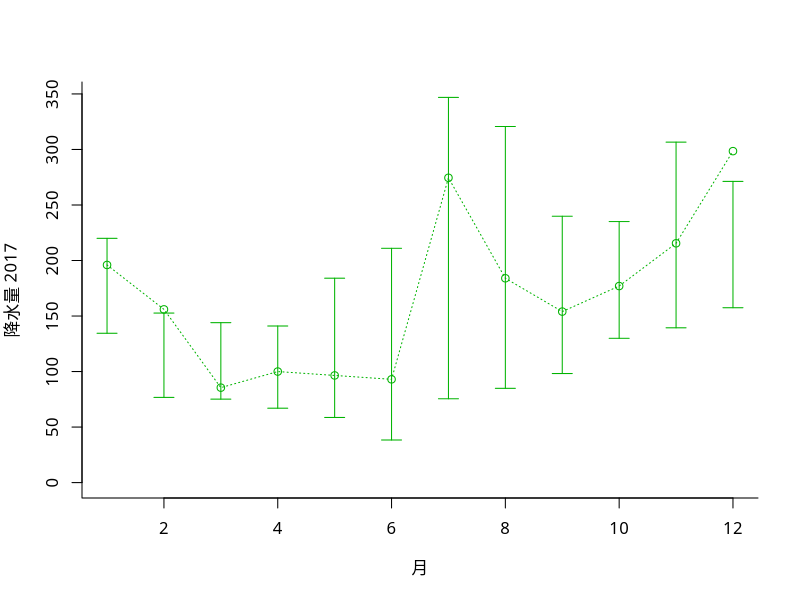

Reproduce this figure in R.
# データ読み込み ファイル名指定
f <-
  read.table(
    './data_sakata.csv',
    sep = ",",
    skip = 1,
    header = F,
    fileEncoding = "Shift_JIS",
    stringsAsFactors = F
  )

# 今回は全部酒田のデータなので， 1行目の「酒田」はじゃま。
f <- f[-1, ]

# 「(℃)」「(mm)」「の平均」「の合計」削除
removeCharFromTitle1 <- function(string) {
  return(gsub("(\\(.+\\))|(の.+)", "", string))
}

removeCharFromTitle2 <- function(string) {
  return(gsub("(情報)|(番号)", "", string))
}

# 各列の1行目_2行目
makeColumnName <- function(dfCol) {
  retCol = removeCharFromTitle1(dfCol[1])
  if (dfCol[2] != "") {
    retCol = paste(retCol, removeCharFromTitle2(dfCol[2]), sep = "_")
  }
  return(retCol)
}
# タイトルに設定
colnames(f) <- apply(f, 2, makeColumnName)

# 1((平均気温だの),2(均質情報だの)行目削除
f <- f[-1:-2, ]

# 「年/月」を，その月の1日の日付型に。
f[, 1] <- as.Date(paste(f[, 1], "/1", sep = ""))


# "年/月" の月の部分，"month"の列にfactor型で
# まず月の部分取り出す
monthLabel <- function(x) {
  return(format(x, "%m"))
}

f$month <- as.factor(sapply(f$年月, monthLabel))

# 「_」でつないだとこ（品質情報，均質番号，現象なし）はfactor型に
# 「_」でつないだ列を返す関数作ってとりあえず泥臭く for で回す
combinedColumn <- function(df) {
  return(grepl(".+_.+", colnames(df)))
}

for (i in which(combinedColumn(f))) {
  f[, i] <- as.factor(f[, i])
}

# 「平均気温」「日最高気温」「降水量」などのデータ部分は numeric型に変換
# (colnames が「年月」「month」以外で，しかも「_」ない)の列
dataColumn <- function(df) {
  dataFlag1 = !grepl("(.+_.+)", colnames(df))
  dataFlag2 = !grepl("(年月)|(month)", colnames(df))
  return(as.logical(dataFlag1 * dataFlag2))
}

for (i in which(dataColumn(f))) {
  f[, i] <- as.numeric(f[, i])
}

# 項目名
colnames(f)[dataColumn(f)]

# ついでに年月の範囲
paste(format(min(f$年月), "%Y/%m"), format(max(f$年月), "%Y/%m"), sep = " 〜 ")

#par(family="HiraKakuPro-W3", bty="l", lty=1)
#hist(f$平均気温)

# avrTempByMonth1 <- aggregate(x=f[c("平均気温")], by=list(f$month), FUN=mean)
# avrTempByMonth <- avrTempByMonth1$平均気温
# names(avrTempByMonth) <- avrTempByMonth1$Group.1
# avrTempByMonth <- tapply(f$平均気温, f$month, mean)
# barplot(avrTempByMonth)
# varTempByMonth1 <- tapply(f$平均気温, f$month, sd)
# bp <- barplot(avrTempByMonth, ylim = c(0, max(avrTempByMonth + varTempByMonth1)))
#
# arrows(bp, avrTempByMonth - varTempByMonth1, bp, avrTempByMonth + varTempByMonth1, code = 3, lwd = 1, angle = 90, length = 0.1)

# f2018 <- subset(f, grepl("2018", format(f$年月, "%Y")))
# plot(f2018[,c("month","平均気温")], type="o", ylim=c(-10,35), col=rgb(0,0.7,0), pch=1, xlab="月", ylab="気温")
# arrows(c(1:12), avrTempByMonth - varTempByMonth1, c(1:12), avrTempByMonth + varTempByMonth1, code = 3, lwd = 1, angle = 90, length = 0.1, ylim=c(-10,35), lty=1, col=rgb(0,0.7,0))

# 最大値の次から12までの連続値
paddingString <- function(numVec) {
  addingMonthNum <- (max(numVec) + 1):12
# 0 paddingした文字列に変換したvector
  addingMonthString <- sprintf("%02d", addingMonthNum)
  return(addingMonthString)
}

# まだ来てない月の分，項目としては作っておく
notYetMonthVec <- function(yearDF) {
  itemDF <- yearDF[, c("month")]
# 12月までない場合に，付け足す分のvectorを返す
  if (length(itemDF) < 12) {
    itemDFWithNumMonth <- as.numeric(itemDF)
    notYetMonthStringVec <- paddingString(itemDFWithNumMonth)
    return(notYetMonthStringVec)
  } else {
    return(c())
  }
}

# 特定の項目のデータ
pickData <- function(df, itemName) {
  return(df[, c("month", itemName)])
}

# 付け足す分
addRestMonth <- function(monthDataDF, paddinfStringsVec) {
  for (i in paddinfStringsVec) {
    monthDataDF <- rbind(monthDataDF, c(i, ""))
  }
  return(monthDataDF)
}

plotYear <- function(yearDF, itemName) {
# その年の，ある項目のデータ
  yearDFForPlotTmp <- pickData(yearDF, itemName)
# 今年だと，まだ来てない月のデータがない。その分の月を追加してグラフの描画に合わせる
  yearDFForPlot <-
    addRestMonth(yearDFForPlotTmp, notYetMonthVec(yearDF))
  return(yearDFForPlot)
}

# 特定の年のデータ
getYearDF <- function(jmaDF, pickedYear) {
  yearDF <- subset(jmaDF, grepl(pickedYear, format(jmaDF$年月, "%Y")))
  #str(yearDF)
  return(yearDF)
}

getSDBar <- function(jmaDF, itemName) {
  avrByMonth <- tapply(jmaDF[, c(itemName)], jmaDF$month, mean)
  sdByMonth <- tapply(jmaDF[, c(itemName)], jmaDF$month, sd)
  resultSDVec <- list(avrByMonth, sdByMonth)
  names(resultSDVec) <- c("avr", "sd")
  return(resultSDVec)
}

# プロット用データ データフレーム と年と項目名
plotDotLine <- function(df, year, itemName) {
# ある年のある項目のデータ
  resultDF <- plotYear(getYearDF(df, year), itemName)
# その項目の，今までの平均値と標準偏差
  resultSD <- getSDBar(df, itemName)
# その年の，項目の数字の最大値・最小値(欠損値除く)
  yDataMin <- min(as.numeric(resultDF[, 2]), na.rm = T)
  yDataMax <- max(as.numeric(resultDF[, 2]), na.rm = T)
# 平均値+標準偏差の最大値
  ySDMin <- min(resultSD$avr - resultSD$sd, na.rm = T)
  # 平均値-標準偏差の最小値
  ySDMax <- max(resultSD$avr + resultSD$sd, na.rm = T)

# その年のと平均値〜と，どっちか大きい/小さい方(ただし最小値は0含む)
  yMin <- min(yDataMin, ySDMin, 0)
  yMax <- max(yDataMax, ySDMax)
  resultVec <- list(data=resultDF[,2], avr=resultSD$avr, sd=resultSD$sd, ylim=c(yMin, yMax), axtxt=paste(itemName, year))
  return(resultVec)
}


# example 〜〜年の「〜〜」のデータと，今までの標準偏差プロット
# まずデータフレーム と年と項目名
pldata <- plotDotLine(f, "2017", "降水量")
ydata <- pldata$data
allAvr <- pldata$avr
allSD <- pldata$sd
allylim <- pldata$ylim
axtxt <- pldata$axtxt

par(family = "HiraKakuPro-W3", lty = 3, bty = "l")
plot(
  ydata,
  type = "o",
  ylim = allylim,
  col = rgb(0, 0.7, 0),
  pch = 1,
  xlab = "月",
  ylab = axtxt
)
arrows(
  c(1:12),
  allAvr - allSD,
  c(1:12),
  allAvr + allSD,
  code = 3,
  lwd = 1,
  angle = 90,
  length = 0.1,
  ylim = allylim,
  lty = 1,
  col = rgb(0, 0.7, 0)
)


# list("地名" => list( "項目名" => 年月,項目名,均質だのなんだかんだ,month) )
